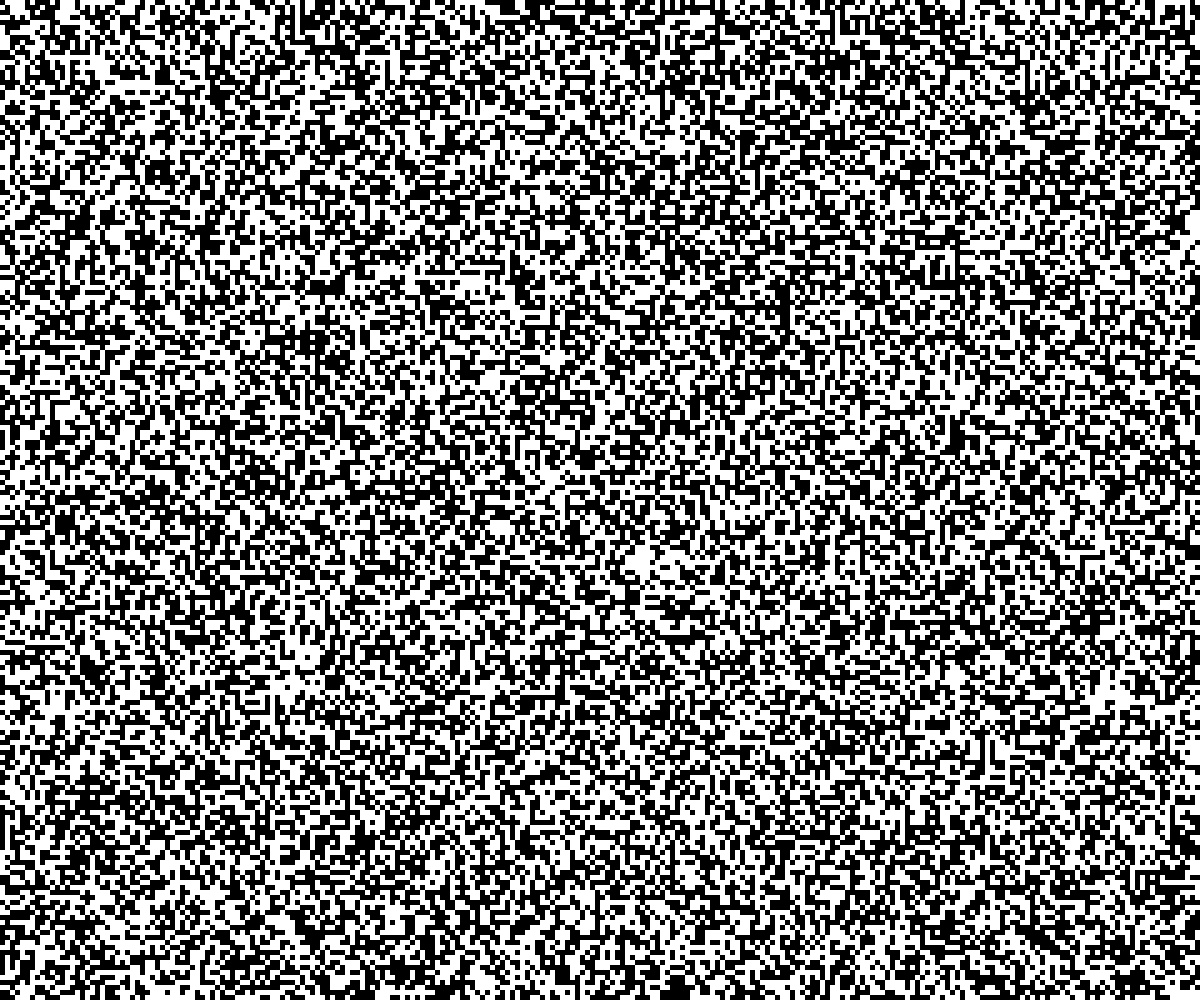
Frame 1 (no input)
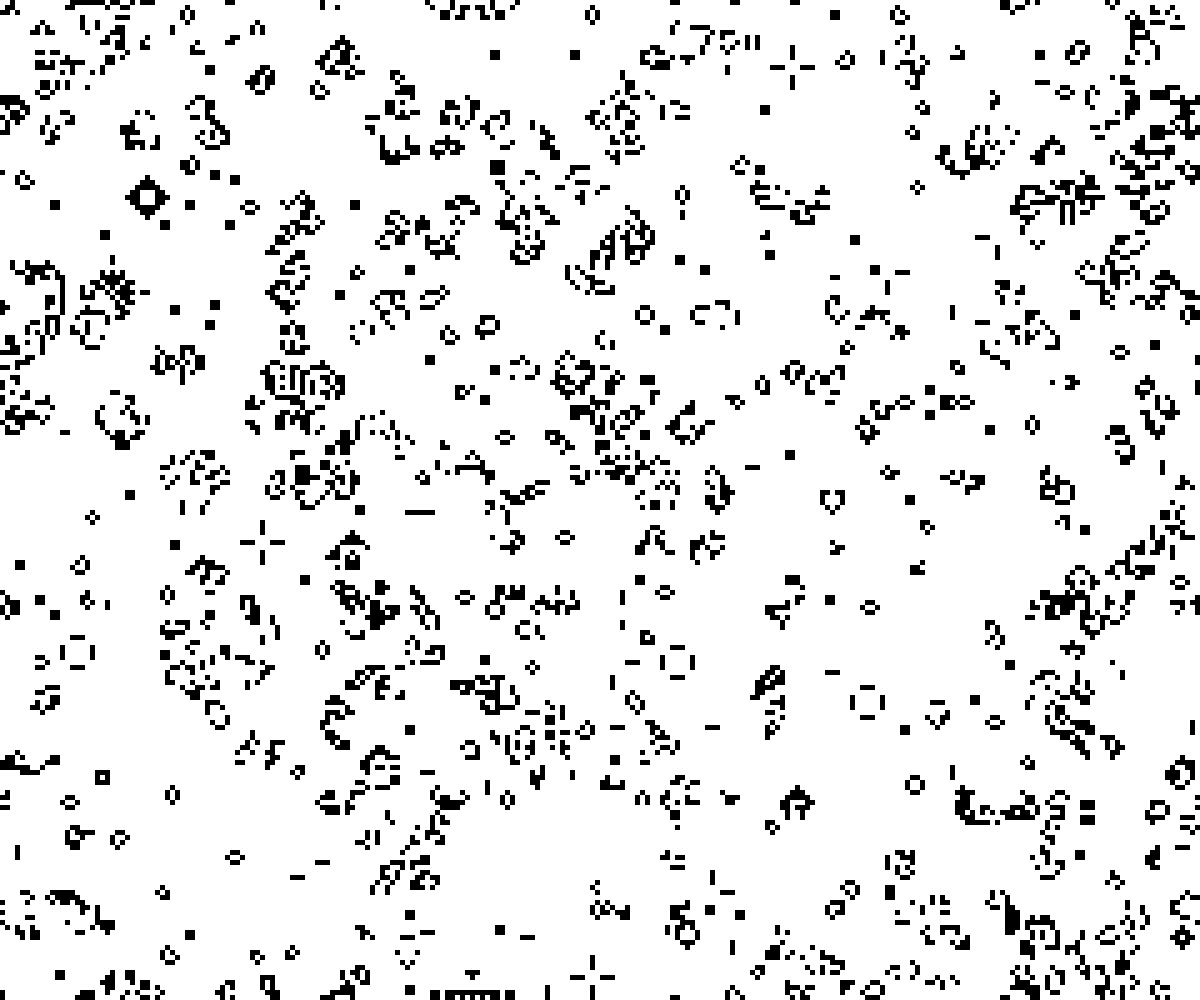
Frame 60 (no input)
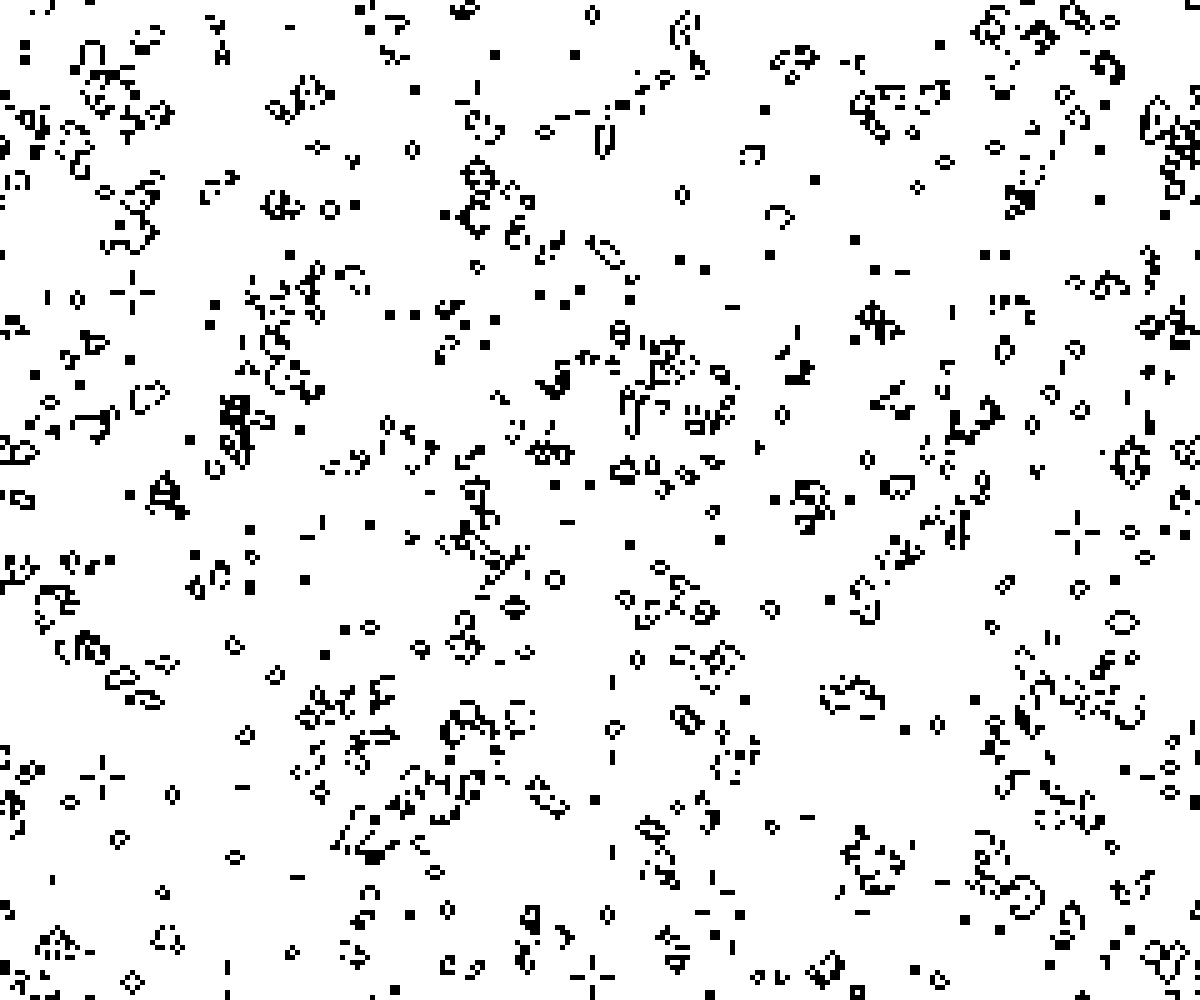
Frame 120 (the mouse pressed at the canvas centre since frame 60)

The p5.js sketch that drew these frames (run headless with seeded random() and noise() and a simulated clock; from frame 60 on, the mouse is pressed at the canvas centre):

// p5.js sketch
// ── sketch.js
let grid;
//let next;
let cols;
let rows;
let res = 5;

function make2DArray(col, row) {
  let arr = new Array(col);
  for (let i=0; i < cols; i++){
    arr[i] = new Array(row);
  }
  return arr
}

function setup() {
  createCanvas(windowWidth, windowHeight);
  frameRate(30);
  
  cols = floor(width/res);
  rows = floor(height/res);
  
  grid = make2DArray(cols,rows);
  //next = make2DArray(cols, rows);
  
  for (let i=0; i<cols; i++) {
    for (let j=0; j<rows; j++) {
      grid[i][j] = floor(random(2));   
    }
  }
}

function draw() {
  background(0);
  
  // Drawing the grid
  for (let i=0; i<cols; i++) {
    for (let j=0; j<rows; j++) {
      if (grid[i][j] == 0) {
        fill(255);
        noStroke();
        rect(i*res, j*res, res, res);
      }
      
    }
  }
  
  let next = make2DArray(cols,rows);
  //calculating next
  for (let i=0; i<cols; i++) {
    for (let j=0; j<rows; j++) {
      state = grid[i][j]
      neighbour = calculateNeighbours(grid, i, j);
      
     if (state == 0 && neighbour == 3) {
      next[i][j] = 1;
     }
     else if (state == 1 && (neighbour < 2 || neighbour > 3)) {
      next[i][j] = 0;
     }
     else {
      next[i][j] = state;
     }
    }
  }
  
  grid = next;
}

function calculateNeighbours(grid, x, y) {
  let sum = 0;
  for (let i=-1; i<=1; i++) {
    for (let j=-1; j<=1; j++) {
      sum += grid[(x+i+cols) % cols][(y+j+rows) % rows];
    }
  }
  sum = sum - grid[x][y];
  return sum;
}
